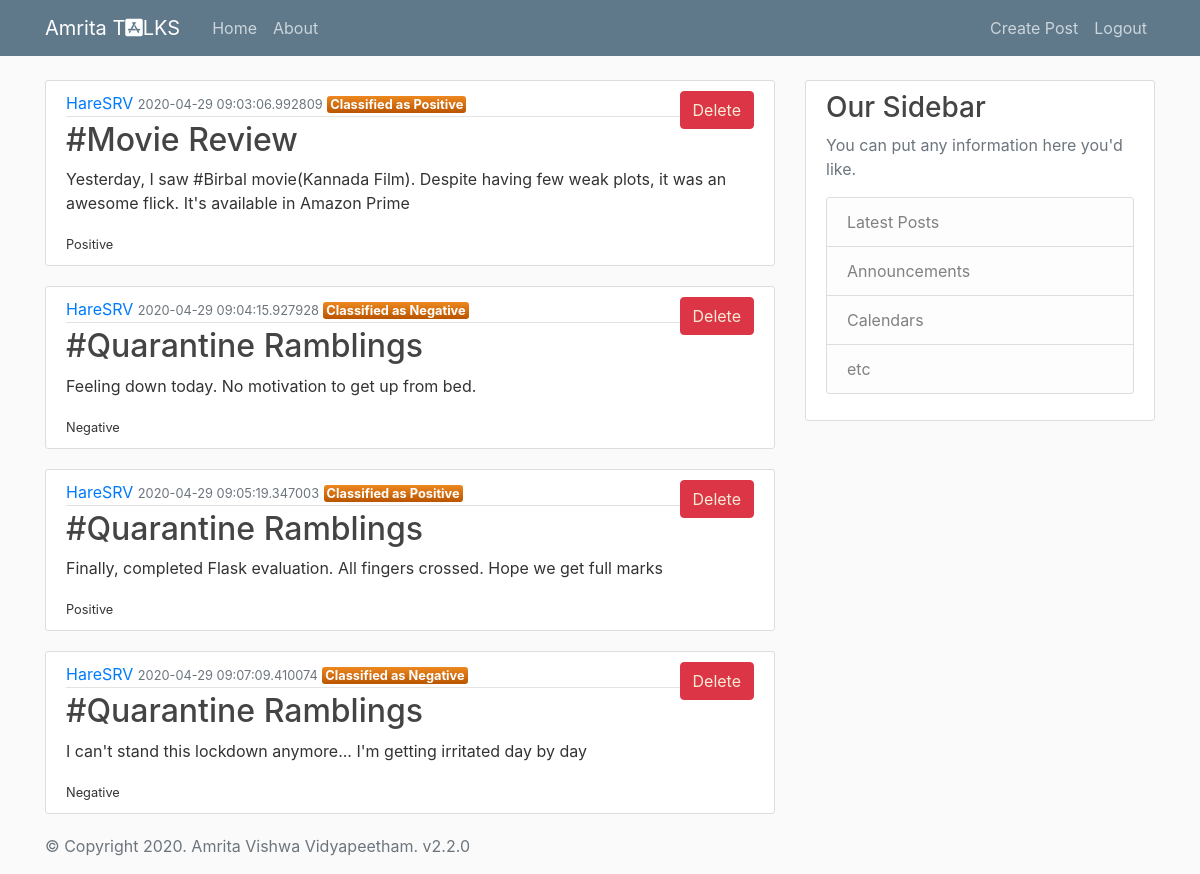
The page /home (signed in) on the database as committed earlier.
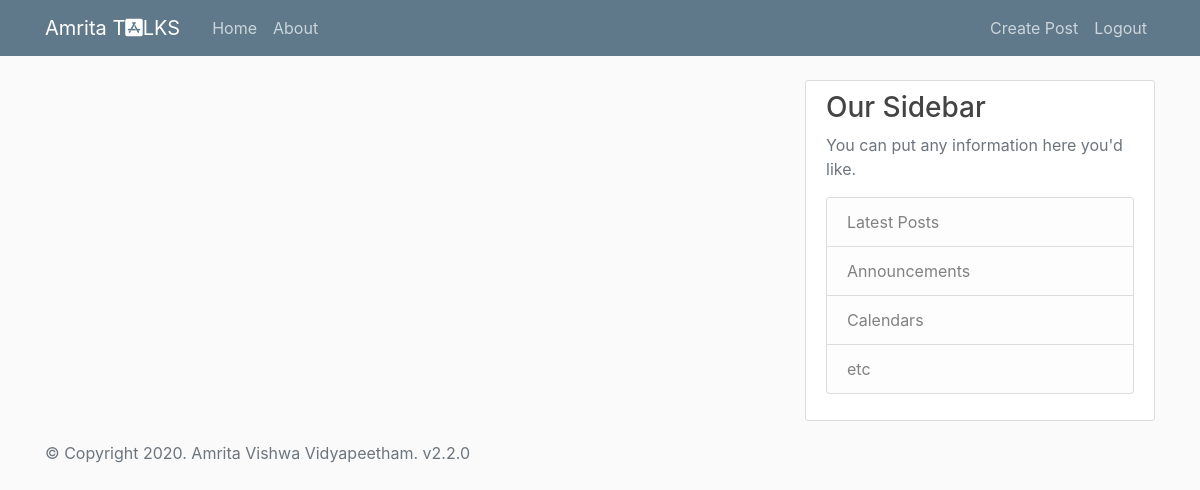
The same page on the database as committed later.
### app.py (models this page shows, shortened)
class User(db.Model):
    id = db.Column(db.Integer, primary_key=True)
    username = db.Column(db.String(20), unique=True, nullable=False)
    email = db.Column(db.String(120), unique=True, nullable=False)
    image_file = db.Column(db.String(20), nullable=False, default='default.jpg')
    password = db.Column(db.String(60), nullable=False)
    posts = db.relationship('Post', backref='author', lazy=True)

class Post(db.Model):
    id = db.Column(db.Integer, primary_key=True)
    title = db.Column(db.String(100), nullable=False)
    date_posted = db.Column(db.DateTime, nullable=False, default=datetime.utcnow)
    content = db.Column(db.Text, nullable=False)
    sentiment = db.Column(db.Text)
    user_id = db.Column(db.Integer, db.ForeignKey('user.id'), nullable=False)

### app.py (the view)
@app.route("/")
@app.route("/home")
@login_required
def home():
    update()
    return render_template("home.html",posts=posts)

### app.py (called while the page is built)
def login_required(f):
    @wraps(f)
    def wrap(*args, **kwargs):
        if 'logged_in' in session:
            return f(*args, **kwargs)
        else:
            flash('You need to login first.','danger')
            return redirect(url_for('login'))
    return wrap

def row2dict(row):
    d = {}
    for column in row.__table__.columns:
        if(column.name=='user_id'):
            if(db.session.query(User).filter_by(id=int(str(getattr(row, column.name)))).first()!=None):
                d["author"] =   str(db.session.query(User).filter_by(id=int(str(getattr(row, column.name)))).first().username)
        else:
            d[column.name] = str(getattr(row, column.name))
    return d

def update():
    posts.clear()
    for i in db.session.query(Post).all():
        posts.append(row2dict(i))

### templates/home.html
{% extends "layout.html" %}
{% block content2 %}
            <div class="navbar-nav">
                <a class="nav-item nav-link" href="/create">Create Post</a>
                <a class="nav-item nav-link" href="/logout">Logout</a>
            </div>
{% endblock content2 %}
{% block content %}
    {% for post in posts %}
        <article class="media content-section">
            <div class="media-body">
                <div class="article-metadata">
                    <a class="" href="#">{{post.author}}</a>
                    <small class="text-muted">{{post.date_posted}}</small>
                    <small class="badge-black">Classified as {{post.sentiment}}</small>
                    <button style="float:right" type="button" class="btn btn-danger" >
                    <a href="/deletePost/{{post.id}}" style="color: antiquewhite;">Delete</a>
                    </button>
                </div>
                <h2>{{post.title}}</h2>
                <p class="">{{post.content}}</p>
                <small class={{post.sentiment}}>{{post.sentiment}}</small>
            </div>
        </article>
    {% endfor %}
{% endblock content%}

### templates/layout.html (shortened to what this page needs)
<!DOCTYPE html>
<html>
<head>
    <link rel="stylesheet" href="https://maxcdn.bootstrapcdn.com/bootstrap/4.0.0/css/bootstrap.min.css">
    <link rel="stylesheet" type="text/css" href="{{ url_for('static', filename='main.css') }}">
    <link rel="stylesheet" href="https://use.fontawesome.com/releases/v5.4.1/css/all.css">
</head>
<body  onscroll="myScript()">
    <header class="site-header">
      <nav class="navbar navbar-expand-md navbar-dark bg-steel fixed-top">
        <div class="container">
            <a class="navbar-brand mr-4" href="/">Amrita T<i class="fab fa-app-store-ios"></i>LKS</a>
          <div class="collapse navbar-collapse" id="navbarToggle">
            <div class="navbar-nav mr-auto">
              <a class="nav-item nav-link" href="/">Home</a>
              <a class="nav-item nav-link" href="/about">About</a>
            </div>
                    {% block content2 %}{% endblock content2 %}
          </div>
        </div>
      </nav>
    </header>
    <main role="main" class="container">
      <div class="row">
         <div class="col-md-8">
          {% block content %}{% endblock %}
        </div>
        <div class="col-md-4">
          <div class="content-section">
            <h3>Our Sidebar</h3>
            <p class='text-muted'>You can put any information here you'd like.
              <ul class="list-group">
                <li class="list-group-item list-group-item-light">Latest Posts</li>
                <li class="list-group-item list-group-item-light">Announcements</li>
                <li class="list-group-item list-group-item-light">Calendars</li>
                <li class="list-group-item list-group-item-light">etc</li>
              </ul>
            </p>
          </div>
        </div>
      </div>
    </main>
    <footer class="footer">
        <div class="container">
            <p class="text-muted" onclick="#" style="cursor:pointer;">
                © Copyright 2020. Amrita Vishwa Vidyapeetham. v2.2.0</p>
        </div>
    </footer>
</body>
</html>

### static/main.css (style rules this page uses)
body { background: #fafafa; color: #333333; margin-top: 5rem; }
h1, h2, h3, h4, h5, h6 { color: #444444; }
.bg-steel { background-color: #5f788a; }
.site-header .navbar-nav .nav-link { color: #cbd5db; }
.content-section { background: #ffffff; padding: 10px 20px; border: 1px solid #dddddd; border-radius: 3px; margin-bottom: 20px; }

Rows that differ between the two databases and show on the page:
no longer on this page (row unchanged): User: author "HareSRV" "HareSRV" "HareSRV" "HareSRV"
removed Post: sentiment "Positive", title "#Movie Review", content "Yesterday, I saw #Birbal movie(Kannada Film). Despite having few weak plots, it was an awesome flick. It's available in Amazon Prime", sentiment "Positive"
removed Post: sentiment "Negative", title "#Quarantine Ramblings", content "Feeling down today. No motivation to get up from bed.", sentiment "Negative"
removed Post: sentiment "Positive", title "#Quarantine Ramblings", content "Finally, completed Flask evaluation. All fingers crossed. Hope we get full marks", sentiment "Positive"
removed Post: sentiment "Negative", title "#Quarantine Ramblings", content "I can't stand this lockdown anymore... I'm getting irritated day by day", sentiment "Negative"
Other text that changed with them:
list line gone: "2020-04-29 09:03:06.992809 Classified as Delete"
list line gone: "2020-04-29 09:04:15.927928 Classified as Delete"
list line gone: "2020-04-29 09:05:19.347003 Classified as Delete"
list line gone: "2020-04-29 09:07:09.410074 Classified as Delete"
